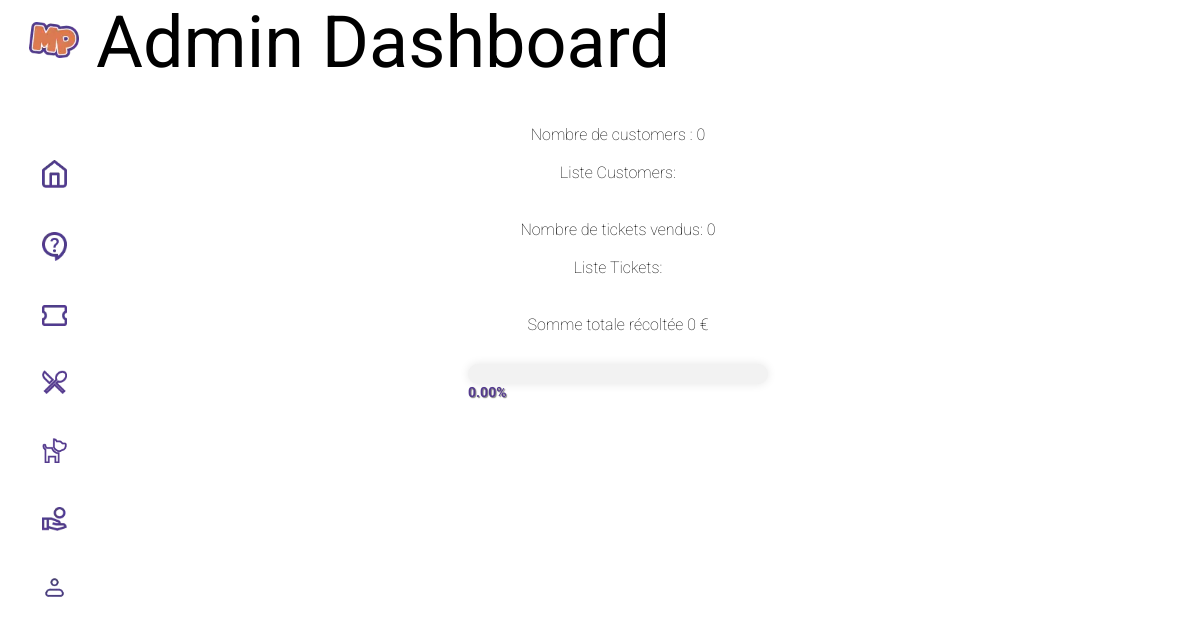
Page /admin.php on the earlier database version.
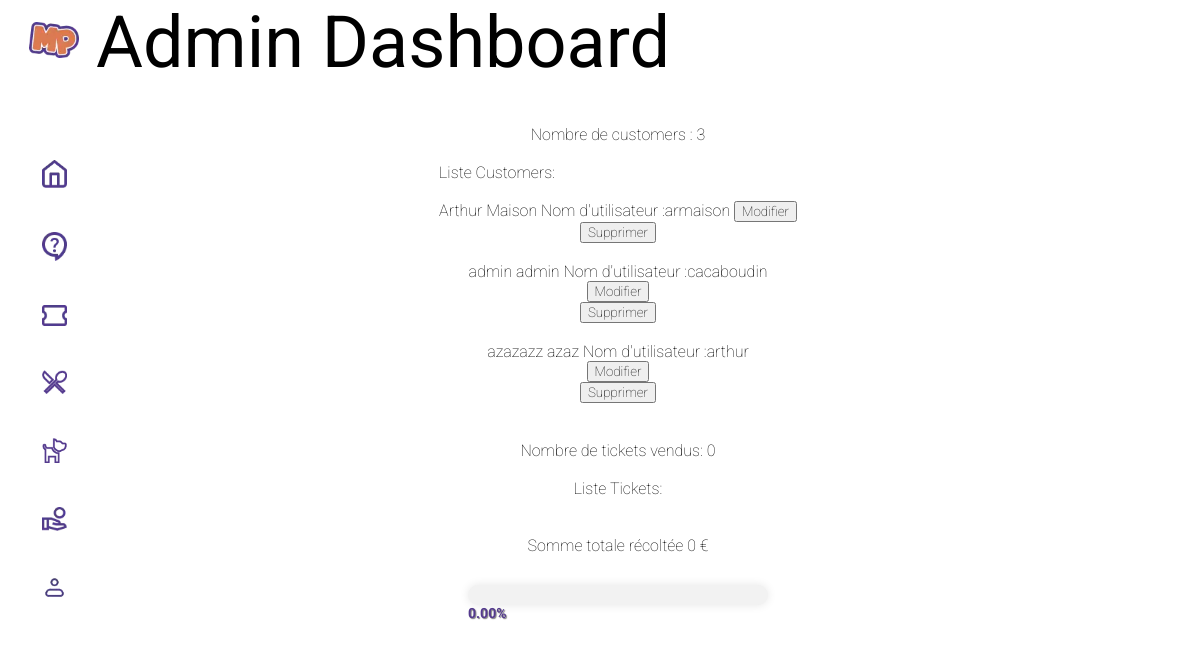
Same page on the later database version.
### tables this page shows
CREATE TABLE `customer` (
  `id_customer` int(11) NOT NULL,
  `customer_lastname` varchar(255) DEFAULT NULL,
  `customer_firstname` varchar(255) DEFAULT NULL,
  `customer_username` varchar(50) NOT NULL,
  `customer_password` varchar(255) NOT NULL
);

### class/customer.php (called while the page is built, shortened)
<?php
class customer
{
    public static function getNumberOfCustomers($pdo) {
        $query = 'SELECT COUNT(*) FROM customer';
        $stmt = $pdo->query($query);
        $count = $stmt->fetchColumn();
        return $count;
    }
}

### admin.php (the view, shortened to what this page needs)
<?php
include('config/config.php');
include('class/customer.php');
$bdd = new PDO('mysql:host=' . $host . ';port=' . $port . ';dbname=' . $dbname, $username, $password);
$requete = 'SELECT *
FROM customer
ORDER BY customer.id_customer DESC';
$resultats = $bdd->query($requete);
if ($resultats && $resultats->rowCount() > 0) {
    $tabcustomer = $resultats->fetchAll(PDO::FETCH_ASSOC);
}
$numCustomers = customer::getNumberOfCustomers($pdo);
$totalTickets = count($tabTicket);
$totalSomme = $totalTickets * 14.99;
?>
<!DOCTYPE html>
<html>
<head>
    <?php include 'element/head.php'; ?>
</head>
<body>
    <?php include 'element/navbar.php'; ?>
    <main class="main-content">
        <div class="titre-dashboard">
            <h1>Admin Dashboard</h1>
        </div>
        <div class="liste-customers">
            <p>Nombre de customers : <?php echo $numCustomers ?><br><br></p>
            <p>Liste Customers: <br><br>
                <?php
                foreach ($tabcustomer as $customer) {
                    echo $customer['customer_firstname'] . ' ' . $customer['customer_lastname'] . ' Nom d\'utilisateur :' . $customer['customer_username'] . '
                    <button class="modifier-btn">Modifier</button>
                    <form class="modifier-form" action="admin/update_customer.php" method="POST" style="display: none;">
                        <input type="hidden" name="customer_id" value="' . $customer['id_customer'] . '">
                        <input type="text" name="customer_firstname" value="' . $customer['customer_firstname'] . '">
                        <input type="text" name="customer_lastname" value="' . $customer['customer_lastname'] . '">
                        <input type="text" name="customer_username" value="' . $customer['customer_username'] . '">
                        <button type="submit">Enregistrer</button>
                    </form>
                    <form action="admin/delete_customer.php" method="POST">
                        <input type="hidden" name="customer_id" value="' . $customer['id_customer'] . '">
                        <button type="submit">Supprimer</button>
                    </form><br>';
                }
                ?><br></p>
            <p>Nombre de tickets vendus: <?php echo $totalTickets ?> <br><br> </p>
            <p>Liste Tickets: <br><br>
                ?><br></p>
            <strong>Somme totale récoltée <?php echo $totalSomme ?> €</strong>
        </div>
        <div id="progressbar-container">
        </div>
    </main>
</body>
</html>

### element/head.php (shortened to what this page needs)
<link rel="stylesheet" href="css/style.css">

### element/navbar.php (shortened to what this page needs)
<body>
    <nav class="side-nav">
        <div class="wrapper_nav">
            <a href="index.php" class="nav_link">
                <div class="logo">
                    <img src="img/sidebar/logo.webp" alt="">
                </div>
            </a>
            <a href="index.php" class="nav-link">
                <div class="nav-bloc n-1">
                    <div class="nav-image-container">
                        <img src="img/sidebar/pictoaccueil.webp" alt="">
                    </div>
                </div>
            </a>
            <a href="contact.php" class="nav-link">
                <div class="nav-bloc n-2">
                    <div class="nav-image-container">
                        <img src="img/sidebar/contact.webp" alt="">
                    </div>
                </div>
            </a>
            <a href="ticket.php" class="nav-link">
                <div class="nav-bloc n-3">
                    <div class="nav-image-container">
                        <img src="img/sidebar/billeterie.webp" alt="">
                    </div>
                </div>
            </a>
            <a href="menu.php" class="nav-link">
                <div class="nav-bloc n-4">
                    <div class="nav-image-container">
                        <img src="img/sidebar/menu.webp" alt="">
                    </div>
                </div>
            </a>
            <a href="animaux.php" class="nav-link">
                <div class="nav-bloc n-5">
                    <div class="nav-image-container">
                        <img src="img/sidebar/animaux.webp" alt="">
                    </div>
                </div>
            </a>
            <a href="dons.php" class="nav-link">
                <div class="nav-bloc n-6">
                    <div class="nav-image-container">
                        <img src="img/sidebar/don.webp" alt="">
                    </div>
                </div>
            </a>
            <?php
            if (!isset($_SESSION['customer_username'])) {
                echo '<a href="logs/login.php" class="nav-link">
                        <div class="nav-bloc n-7">
                            <div class="nav-image-container">
                                <img src="img/sidebar/connexion.webp" alt="">
                                <div class="image-title">Connexion</div>
                            </div>
                        </div>
                    </a>';
            }
            ?>
        </div>
    </nav>
</body>
</html>

### css/style.css (style rules this page uses)
.side-nav { position: fixed; height: 100vh; left: 2vw; top: 0; z-index: 2; }
.wrapper_nav { height: 100vh; width: 5vw; z-index: 2; }
.logo { display: flex; justify-content: center; align-items: center; height: 60px; margin-bottom: 70px; }
.logo img { width: 50px; }
.side-nav { padding-top: 10px; z-index: 2; }
.nav-bloc { padding: 20px 0; display: flex; justify-content: center; cursor: pointer; }
.nav-bloc img { width: 25px; transition: 0.2s ease-in-out; }
.main-content { padding-left: 3vw; }
.nav-image-container { position: relative; display: inline-block; }
* { font-family: "Roboto", sans-serif; font-weight: 100; transition: all 1s; }
.titre-dashboard h1 { font-family: "Roboto", sans-serif; font-weight: 400; font-size: 72px; margin-left: 5vw; margin-bottom: 5vh; }
.liste-customers { display: flex; flex-direction: column; align-items: center; }
* { font-family: "Roboto", sans-serif; font-weight: 100; margin: 0; }
#progressbar-container { width: 300px; height: 20px; margin: 30px auto; background-color: #f2f2f2; border-radius: 25px; box-shadow: 0 0 10px rgba(0, 0, 0, 0.1); overflow: hidden; }

Differences in the rows shown:
added customer: customer_firstname "Arthur", customer_lastname "Maison", customer_username "armaison"
added customer: customer_firstname "admin", customer_lastname "admin", customer_username "cacaboudin"
added customer: customer_firstname "azazazz", customer_lastname "azaz", customer_username "arthur"
Other differences:
$numCustomers: "0" → "3"
